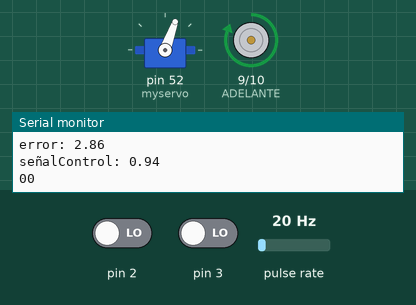
Simulated run of this sketch. Board: Arduino Mega 2560, built with avr-gcc and run on an emulated ATmega2560. On the bench: servo, motor-driver pin pairs drawn as motors (green arrow = first pin HIGH = forward, orange = second pin HIGH = backward, longer = more drive, scaled by the enable pin), the last lines printed to the serial monitor. Wiring (inferred from the names in the program): pulse sensor: data pin 47. The inputs (shaded band) are chosen by the test bench; at power-on: pin 2 LOW, pin 3 LOW, pulse rate 20 Hz. The ROS host is connected and sends only what is stated.

Above: at 3.8 s.
3.9 s: pin 2 driven HIGH
At 5.2 s:
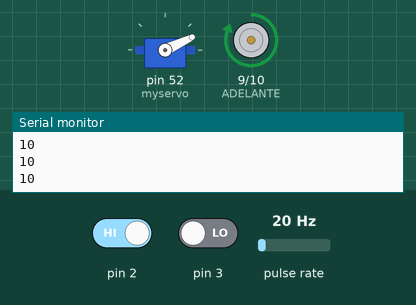
5.5 s: pin 3 driven HIGH
At 6.2 s:
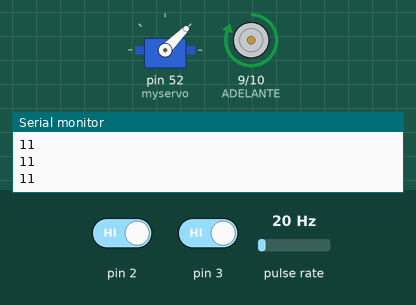
10.0 s: pin 2 driven LOW
At 11.5 s:
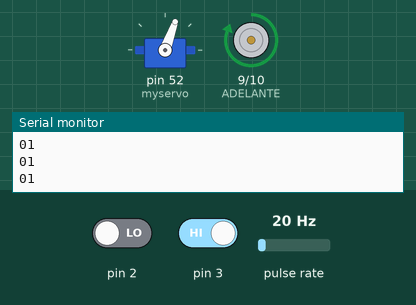
Timing chart, 0 to 12.6 s (numbered marks = the images above; inputs shaded):
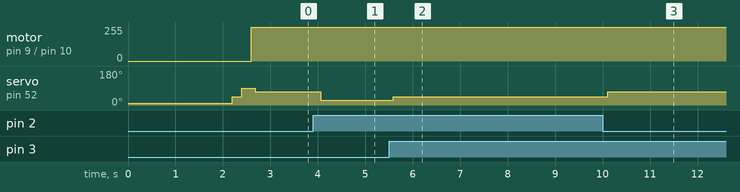

Measured:
- after the input at 3.9 s, servo on pin 52 (myservo): 70° → 25° after 0.16 s
- after the input at 5.5 s, servo on pin 52 (myservo): 25° → 45° after 0.08 s
- after the input at 10.0 s, servo on pin 52 (myservo): 45° → 70° after 0.10 s

The sketch:

implementacion-18-mayo.ino
```cpp
#include <Servo.h>
//Gracias, Alexander!

#include <avr/io.h>
#include <ros.h>
#include <std_msgs/Float64.h>
////////
Servo myservo;

int a, b;
int estado = 10; //empieza en 10°
/*
 * Negro es uno
 * Blanco es cero
 */
//////////

const int ADELANTE = 9;
const int ATRAS = 10;
const int ENABLE = 8;
int vueltas = 0;
unsigned long tiempo1;
unsigned long tiempo2;
double vel = 0;
double error = 0;
double ki = 0.01;
double kp = 0.3;
double velDeseada = 3.3; //Esto se logra con 2.4 volts si se saca de la fuente
double senalControl = 0;
double sumaErrores = 0;

/*
 * Xbee & ROS
 */
ros::NodeHandle  nh;
std_msgs::Float64 str_msg;
ros::Publisher chatter("chatter", &str_msg);

void setup() {
  cli();
  TCCR5B = B00001111;
  TCNT5 = 240;
  TCCR5B |= (1 << WGM01); //Esto hace que vuelva a su valor de 240
  TIMSK5 |= (1 << OCIE0A); // enable timer compare interrupt
  pinMode(47,INPUT); //PIN QUE DISPARA RUTINA DE TIMER5 de ATMEGA
  //pinMode(18, INPUT); //previamente era 8.
  Serial.begin(9600);
  sei();
  pinMode(ADELANTE, OUTPUT); //ESTE SERA EL PIN PWM PARA INYECTAR VOLTAJE VARIABLE
  pinMode(ATRAS, OUTPUT);
  pinMode(ENABLE, OUTPUT);
  delay(2000);
  tiempo1 = millis();

  ////////////////
  //parte de los sensores infrarrojos
  Serial.begin(9600);
  myservo.attach(52);
  myservo.write(10);
  delay(200);//Let system settle
  myservo.write(45); //47 es nuestro centro.
  delay(200);
  myservo.write(90);
  delay(200);

  pinMode(2,INPUT);
  pinMode(3,INPUT);
  ////////////////////

  /*
   * ROS NODE HANDLER SETUP
   */
  nh.initNode();
  nh.advertise(chatter);
}

void loop() {
  // put your main code here, to run repeatedly:
  analogWrite(ENABLE, 255);
  adelante();
  tiempo2 = millis();
  if(tiempo2-tiempo1>= 300)
  {
      vel = vueltas + (TCNT5-240.0)/16.0;
      if(vel>=0){
        Serial.print("La velocidad es de: ");
        Serial.print(vel); //vel*10 ??
        Serial.println(" rev/s");
        vueltas = 0;
        tiempo1 = tiempo2;
        TCNT5 = 240;

        //VelDeseada es el max de velocidad que nosotros queremos que tenga
        error = velDeseada - vel;
        sumaErrores += error;
        senalControl = kp*error + ki*sumaErrores;
        Serial.print("error: ");
        Serial.println(error);

        Serial.print("señalControl: ");
        Serial.println(senalControl);

        /*
        * PUBLISH ROS TOPIC
        */
        str_msg.data = vel;
        chatter.publish( &str_msg );
        nh.spinOnce();
      }
      else{
        vueltas = 0;
        tiempo1 = tiempo2;
        TCNT5 = 240;
      }

  }

  //////////////////
  //parte de la logica del servo
  a = digitalRead(2); //derecho
  b = digitalRead(3); //izquierdo

  Serial.print(a);
  Serial.println(b);
  delay(70);
  LogicaServo(a,b);
  ///////////////////
}

void adelante()
{
  digitalWrite(ATRAS, LOW);
  analogWrite(ADELANTE,255);
}

void atras()
{
  analogWrite(ADELANTE, 255);
  digitalWrite(ATRAS, HIGH);
}

void LogicaServo(int a,int b){

      if(a == 1) {
    if (b == 1) {
      if(estado != 45) {
        myservo.write(45);
        delay(100);
        estado = 45;
      }
    } else {
      if (estado != 10) {
        myservo.write(25);
        delay(100);
        estado = 10;
      }
    }
  } else {
    if (b == 1) {
        if(estado != 85) {
        myservo.write(70);
        delay(100);
        estado = 85;
      }
    } else {
      myservo.write(70);
      delay(100);
      estado = 85;
    }
  }

}

ISR(TIMER5_COMPA_vect){
   vueltas++;
   //Serial.println(TCNT5);
   TCNT5 = 240;
}
```
